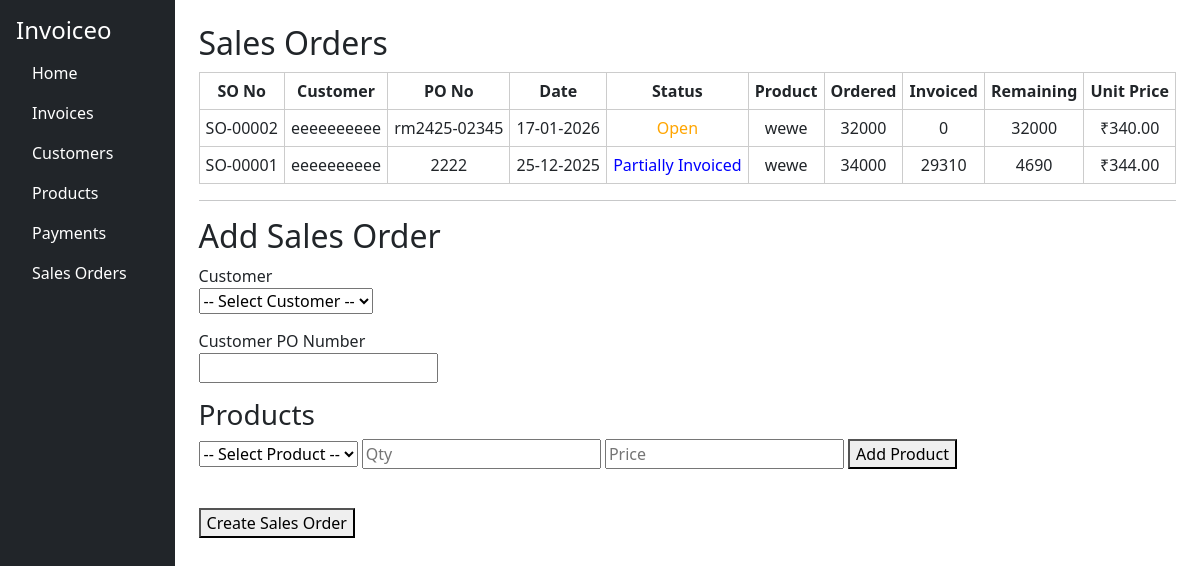
Before: /sales_orders with the older database file.
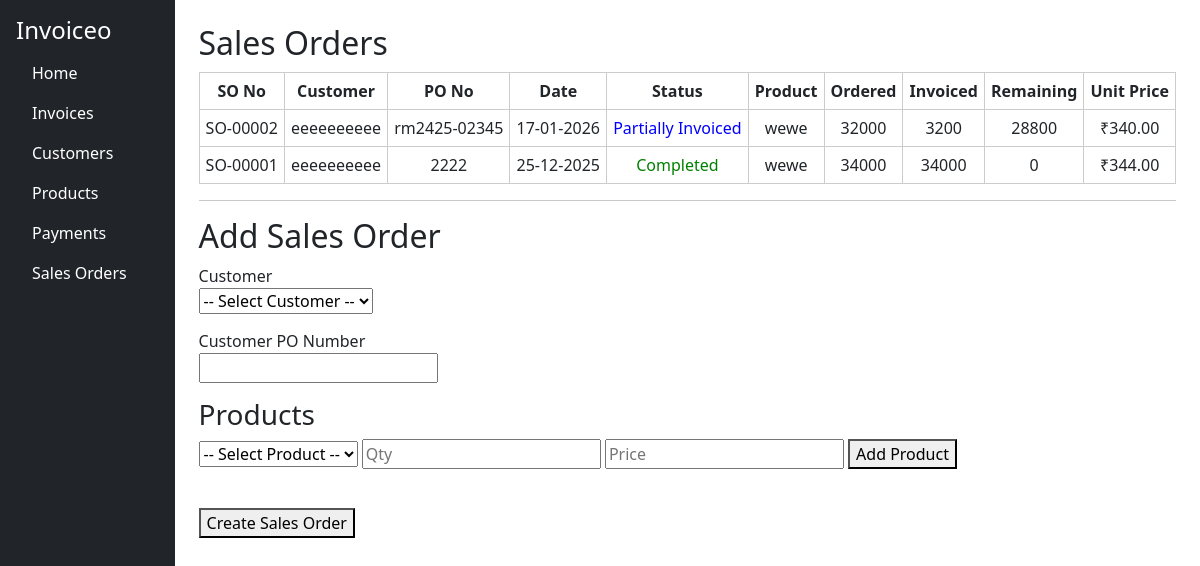
After: the same page with the newer database file.
### app.py (models this page shows)
class SalesOrder(db.Model):
    id = db.Column(db.Integer, primary_key=True)
    so_number = db.Column(db.String(20), unique=True, nullable=False)
    customer_po_number = db.Column(db.String(50), nullable=False)
    total_value = db.Column(db.Float, default=0.0)
    customer_id = db.Column(db.Integer, db.ForeignKey('customer.id'), nullable=False)
    order_date = db.Column(db.DateTime, default=datetime.utcnow)
    created_at = db.Column(db.DateTime, default=datetime.utcnow)
    status = db.Column(db.String(30), default="Open")
    customer = db.relationship('Customer', backref='sales_orders')
    items = db.relationship(
        'SalesOrderItem',
        backref='sales_order',
        cascade='all, delete-orphan'
    )

class Customer(db.Model):
    id = db.Column(db.Integer, primary_key=True)
    customer_name = db.Column(db.String(100), nullable=False)
    customer_gstin = db.Column(db.String(15), nullable=False)
    customer_address = db.Column(db.String(300), nullable=False)
    billing_address = db.Column(db.String(300), nullable=False)
    receivables = db.Column(db.Float, default=0.0)

class SalesOrderItem(db.Model):
    id = db.Column(db.Integer, primary_key=True)
    sales_order_id = db.Column(
        db.Integer,
        db.ForeignKey('sales_order.id'),
        nullable=False
    )
    product_id = db.Column(db.Integer, db.ForeignKey('product.id'), nullable=False)
    product_name = db.Column(db.String(100), nullable=False)
    ordered_qty = db.Column(db.Integer, nullable=False)
    invoiced_qty = db.Column(db.Integer, default=0)
    unit_price = db.Column(db.Float, nullable=False)
    product = db.relationship('Product')

### app.py (the view)
@app.route('/sales_orders')
def sales_orders():
    orders = SalesOrder.query.order_by(SalesOrder.order_date.desc()).all()
    customers = Customer.query.all()
    products = Product.query.all()
    return render_template(
        'sales_orders.html',
        orders=orders,
        customers=customers,
        products=products
    )

### templates/sales_orders.html (shortened to what this page needs)
{% extends 'base.html' %}
{% block content %}
<h2>Sales Orders</h2>
{% if orders %}
<table class="so-table">
    <thead>
        <tr>
            <th>SO No</th>
            <th>Customer</th>
            <th>PO No</th>
            <th>Date</th>
            <th>Status</th>
            <th>Product</th>
            <th>Ordered</th>
            <th>Invoiced</th>
            <th>Remaining</th>
            <th>Unit Price</th>
        </tr>
    </thead>
    <tbody>
    {% for so in orders %}
        {% for item in so.items %}
        <tr>
            <td>{{ so.so_number }}</td>
            <td>{{ so.customer.customer_name }}</td>
            <td>{{ so.customer_po_number }}</td>
            <td>{{ so.order_date.strftime('%d-%m-%Y') }}</td>
            <td class="status {{ so.status|lower|replace(' ', '-') }}">{{ so.status }}</td>
            <td>{{ item.product_name }}</td>
            <td>{{ item.ordered_qty }}</td>
            <td>{{ item.invoiced_qty }}</td>
            <td>{{ item.ordered_qty - item.invoiced_qty }}</td>
            <td>₹{{ "%.2f"|format(item.unit_price) }}</td>
        </tr>
        {% endfor %}
    {% endfor %}
    </tbody>
</table>
{% else %}
<p>No sales orders yet.</p>
{% endif %}
<hr>
<h2>Add Sales Order</h2>
<form method="POST" action="{{ url_for('add_sales_order') }}">
    <div class="form-section">
        <label>Customer</label><br>
        <select name="customer_id" required>
            <option value="">-- Select Customer --</option>
        </select>
    </div>
    <div class="form-section">
        <label>Customer PO Number</label><br>
        <input type="text" name="customer_po_number" required>
    </div>
    <div class="form-section">
        <h3>Products</h3>
        <select id="product_select">
            <option value="">-- Select Product --</option>
        </select>
        <input type="number" id="product_qty" min="1" placeholder="Qty">
        <input type="number" id="product_price" step="0.01" placeholder="Price">
        <button type="button" onclick="addSOItem()">Add Product</button>
    </div>
    <br>
    <button type="submit">Create Sales Order</button>
</form>
{% endblock %}

### templates/base.html (shortened to what this page needs)
<!DOCTYPE html>
<html lang="en">
<head>
    <link rel="stylesheet" href="https://cdn.jsdelivr.net/npm/bootstrap@5.3.0/dist/css/bootstrap.min.css">
</head>
<body>
    <div class="d-flex">
        <div class="bg-dark text-white p-3" style="width: 200px; height: 100vh;">
            <h4>Invoiceo</h4>
            <ul class="nav flex-column">
                <li class="nav-item"><a href="/" class="nav-link text-white">Home</a></li>
                <li class="nav-item"><a href="/invoices" class="nav-link text-white">Invoices</a></li>
                <li class="nav-item"><a href="/customers" class="nav-link text-white">Customers</a></li>
                <li class="nav-item"><a href="/products" class="nav-link text-white">Products</a></li>
                <li class="nav-item"><a href="/payments" class="nav-link text-white">Payments</a></li>
                <li class="nav-item"><a href="/sales_orders" class="nav-link text-white">Sales Orders</a></li>
            </ul>
        </div>
        <div class="p-4" style="width: 100%;">
            {% block content %}{% endblock %}
        </div>
    </div>
</body>
</html>

### templates/sales_orders.html (style rules this page uses)
.so-table { width: 100%; border-collapse: collapse; margin-top: 10px; }
.so-table th, .so-table td { border: 1px solid #ccc; padding: 6px; text-align: center; }
.status.completed { color: green; }
.status.partially-invoiced { color: blue; }
.form-section { margin-bottom: 15px; }

Changed rows visible on the page:
changed SalesOrder "SO-00002": status "Open" → "Partially Invoiced"
changed SalesOrderItem (number 1 of 2 on the later page): invoiced_qty "0" → "3200"; item.ordered_qty-item.invoiced_qty "32000" → "28800"
changed SalesOrder "SO-00001": status "Partially Invoiced" → "Completed"
changed SalesOrderItem (number 2 of 2 on the later page): invoiced_qty "29310" → "34000"; item.ordered_qty-item.invoiced_qty "4690" → "0"
